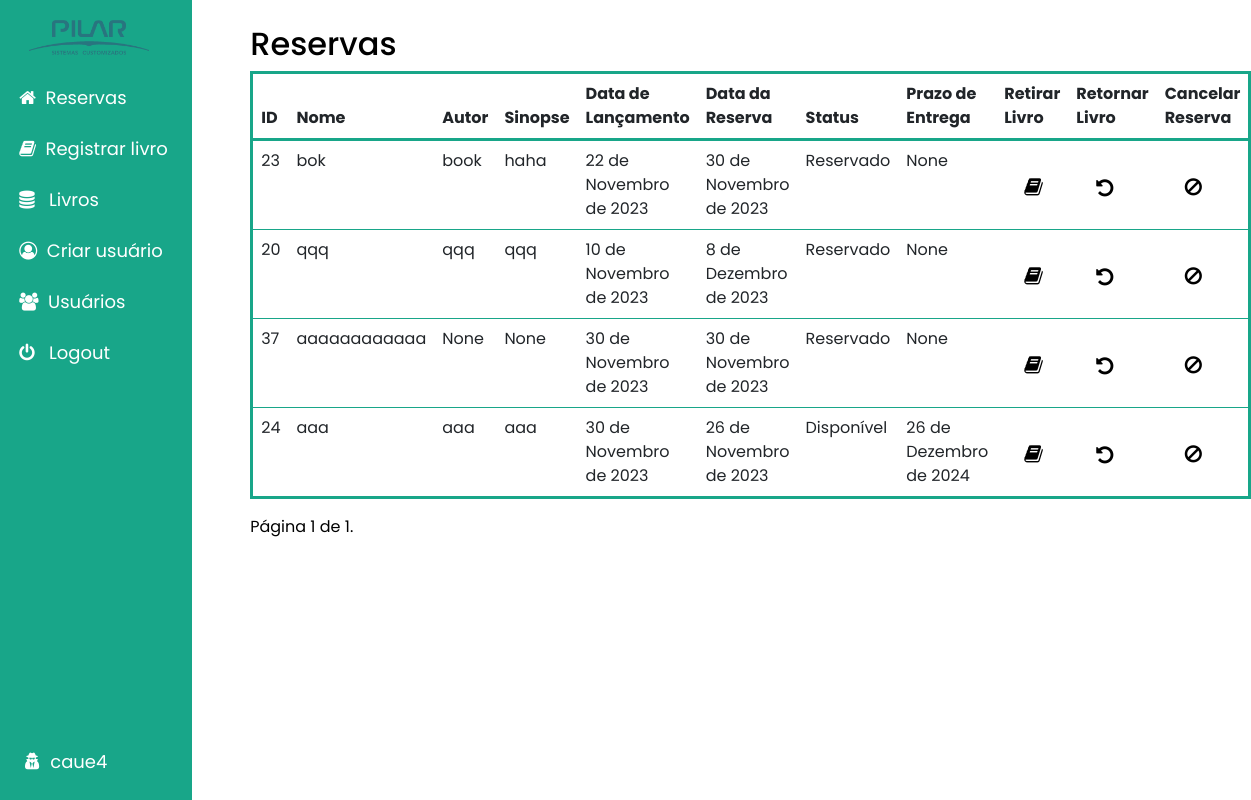
Screenshot of / (signed in) with the database file from the repository.
### main/models.py (models this page shows, shortened)
class Reservation(models.Model):
    user = models.ForeignKey(User, on_delete=models.CASCADE)
    book = models.ForeignKey('Books', on_delete=models.CASCADE, default=1)
    reservation_date = models.DateField(null=True, blank=True)
    deadline_date = models.DateField(null=True, blank=True)

class Books(models.Model):
    name = models.CharField(max_length=200, blank=True, null=True)
    author = models.CharField(max_length=200, blank=True, null=True)
    synopsis = models.CharField(blank=True, null=True, max_length=200)
    reservations = models.ManyToManyField(Reservation, blank=True)
    reservas = models.IntegerField(default=0)
    data_lancamento = models.DateField(blank=True, null=True)
    STATUS_CHOICES = [
        ('Disponível', 'Disponível'),
        ('Reservado', 'Reservado'),
        ('Retirado', 'Retirado'),
    ]
    status = models.CharField(
        max_length=20,
        choices=STATUS_CHOICES,
        default='Disponível',
    )

### main/views.py (the view, shortened to what this page needs)
# urls.py: path('', views.index, name='index'),
def index(request):
    context = {}
    if request.user.is_authenticated:
        reservations = Reservation.objects.filter(user=request.user)
        try:
            user_profile = UserProfile.objects.get(user=request.user)
        except UserProfile.DoesNotExist:
            user_profile = UserProfile.objects.create(user=request.user, bill=0.0)
        bill = 0.0
        for reservation in reservations:
            today = datetime.now().date()
            if reservation.deadline_date and reservation.deadline_date > today:
                days_difference = (reservation.deadline_date - today).days
                for _ in range(days_difference + 1):
                    user_profile.bill += 0.01
                    user_profile.bill = round(user_profile.bill, 2)
                    bill = user_profile.bill
                    user_profile.save()
                    print(user_profile.bill)
        user_reservations = Reservation.objects.filter(user=request.user)
        reservations_count = len(user_reservations)
        paginator = Paginator(user_reservations, 5)
        page = request.GET.get('page')
        try:
            user_reservations = paginator.page(page)
        except PageNotAnInteger:
            user_reservations = paginator.page(1)
        except EmptyPage:
            user_reservations = paginator.page(paginator.num_pages)
        context = {'bill': bill, 'reservations_count': reservations_count, 'user_reservations':user_reservations}
    return render(request, 'index.html', context)

### main/templates/index.html (shortened to what this page needs)
{% extends 'base.html' %}
{% load static %}
{% block content %}
{% if user.is_authenticated %}
<section class="wrapper" style="color: black; margin-left: 20%; margin-right: 30%; margin-top: 2%;">
    <div class="table-wrapper">
        <h1 id="titles"> Reservas</h1>
        <table class="table" style="padding: 10px; border: 3px solid #18a689; border-radius: 5%; border-style: solid; width: 40%; height: 40%;">
            <thead class="table-head" style="color: white;  background-color: #18a689; border: 3px solid #18a689;">
                <tr>
                    <th>ID</th>
                    <th>Nome</th>
                    <th>Autor</th>
                    <th>Sinopse</th>
                    <th>Data de Lançamento</th>
                    <th>Data da Reserva</th>
                    <th>Status</th>
                    <th>Prazo de Entrega</th>
                    <th>Retirar Livro</th>
                    <th>Retornar Livro</th>
                    <th>Cancelar Reserva</th>
                </tr>
            </thead>
            <tbody>
            {% for reservation in user_reservations %}
                <tr>
                    <td>{{ reservation.book.id }}</td>
                    <td>{{ reservation.book.name }}</td>
                    <td>{{ reservation.book.author }}</td>
                    <td>{{ reservation.book.synopsis }}</td>
                    <td>{{ reservation.book.data_lancamento }}</td>
                    <td>{{ reservation.reservation_date }}</td>
                    <td>{{ reservation.book.status }}</td>
                    <td>{{ reservation.deadline_date }}</td>
                    <td><a href="{% url 'take_book' reservation.book.id reservation.id %}" style="margin-left: 20px; text-decoration: none;">
                            <i class="fa fa-book" aria-hidden="true" style="font-size: 20px; margin-top: 50%;"></i>
                        </a>
                    </td>
                    <td>
                        <a href="{% url 'return_book' reservation.book.id reservation.id %}" style="margin-left: 20px; text-decoration: none;">
                            <i class="fa fa-undo" aria-hidden="true" style="font-size: 20px; margin-top: 40%;"></i>
                        </a>
                    </td>
                    <td>
                        <a href="{% url 'cancel_reservation' reservation.id %}" style="margin-left: 20px; text-decoration: none;" onclick="return confirm('Deseja realmente cancelar a reserva?')">
                            <i id="cancel" class="fa fa-ban" aria-hidden="true" style="font-size: 20px; margin-top: 36%;"></i>
                        </a>
                    </td>
                </tr>
            {% endfor %}
            </tbody>
        </table>
        <span class="step-links">
            {% if user_reservations.number %}
                <span class="current" style="padding-right: 10px;">Página {{ user_reservations.number }} de {{ user_reservations.paginator.num_pages }}.</span>
            {% endif %}
        </span>
    </div>
</section>
{% endif %}
{% endblock %}

### main/templates/base.html (shortened to what this page needs)
{% load static %}
<!DOCTYPE html>
<html lang="en">
<head>
    <link href="https://cdn.jsdelivr.net/npm/bootstrap@5.3.0-alpha3/dist/css/bootstrap.min.css" rel="stylesheet">
    <link rel="stylesheet" href="https://cdnjs.cloudflare.com/ajax/libs/font-awesome/4.7.0/css/font-awesome.min.css">
    <link rel="stylesheet" href="{% static 'base.css' %}">
</head>
<body>
    <div id="sidebar">
        <img src="{% static 'logo.png' %}" alt="Description of the image">
        {% if user.is_authenticated %}
            <a class="nav-link" href="{% url 'index' %}"><span><i class="fa fa-home" aria-hidden="true" style="margin-right: 5%;"></i>Reservas</span></a><br>
            <a class="nav-link" href="{% url 'add_books' %}"><span style="margin-left: 10%;  font-size: large;"><i class="fa fa-book" aria-hidden="true" style="margin-right: 5%;"></i>Registrar livro</span></a><br>
            <a class="nav-link" href="{% url 'show_books_filter' %}"><span><i class="fa fa-database" aria-hidden="true" style="margin-right: 5%;"></i>  Livros</span></a><br>
            <a class="nav-link" href="{% url 'register' %}"><span><i class="fa fa-user-circle-o" aria-hidden="true" style="margin-right: 5%;"></i>Criar usuário</span></a><br>
            <a class="nav-link" href="{% url 'show_users' %}"><span><i class="fa fa-users" aria-hidden="true" style="margin-right: 5%;"></i>Usuários</span></a><br>
            <a class="nav-link" href="{% url 'logout_user' %}"><span><i class="fa fa-power-off" style="margin-right: 5%;"></i> Logout</span></a><br><br>
        {% endif %}
        {% if user.is_authenticated %}
            <div id="userName"><span><i class="fa fa-user-secret" style="margin-right: 5px;"></i> {{ user.username }}</span></div>
        {% endif %}
    </div>
    {% block content %}
    {% endblock %}
</body>
</html>

### main/static/base.css (style rules this page uses)
body { font-family: "Poppins", "sans-serif"; background-color: white; color: black; height: 100%; }
#sidebar img { margin-left: 15%; margin-bottom: 15%; color: black; width: 120px; height: auto; filter: grayscale(40%); }
#titles { font-size: 2em; }
#userName { position: absolute; color: #fff; bottom: 25px; font-size: 19px; width: 80%; margin-left: 5%; margin-top: 20px; font-size: large; }
a { color: black; text-decoration: none; }
#sidebar i { color: white; }
#sidebar span { margin-left: 10%; font-size: large; margin-top: 9%; }
#sidebar { position: absolute; top: 0; left: 0; color: white; width: 12rem; height: 100%; z-index: 1; background-color: #18a689; overflow-x: none; overflow-y: none; padding-top: 20px; margin: 0; }

### rows the page displays
Reservation: book.id "23", book.name "bok", book.author "book", book.synopsis "haha", book.data_lancamento "22 de Novembro de 2023", reservation_date "30 de Novembro de 2023", book.status "Reservado", deadline_date "None"
Reservation: book.id "20", book.name "qqq", book.author "qqq", book.synopsis "qqq", book.data_lancamento "10 de Novembro de 2023", reservation_date "8 de Dezembro de 2023", book.status "Reservado", deadline_date "None"
Reservation: book.id "37", book.name "aaaaaaaaaaaa", book.author "None", book.synopsis "None", book.data_lancamento "30 de Novembro de 2023", reservation_date "30 de Novembro de 2023", book.status "Reservado", deadline_date "None"
Reservation: book.id "24", book.name "aaa", book.author "aaa", book.synopsis "aaa", book.data_lancamento "30 de Novembro de 2023", reservation_date "26 de Novembro de 2023", book.status "Disponível", deadline_date "26 de Dezembro de 2024"

### other values shown
{{ user.username }} "caue4"
{{ user_reservations.number }} "1"
{{ user_reservations.paginator.num_pages }} "1"
